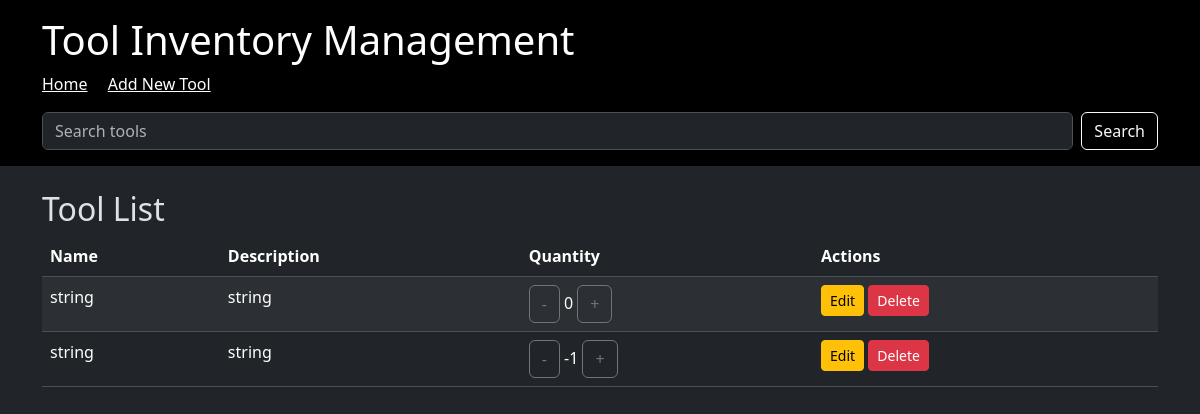
/, run on an earlier commit of the app's database.
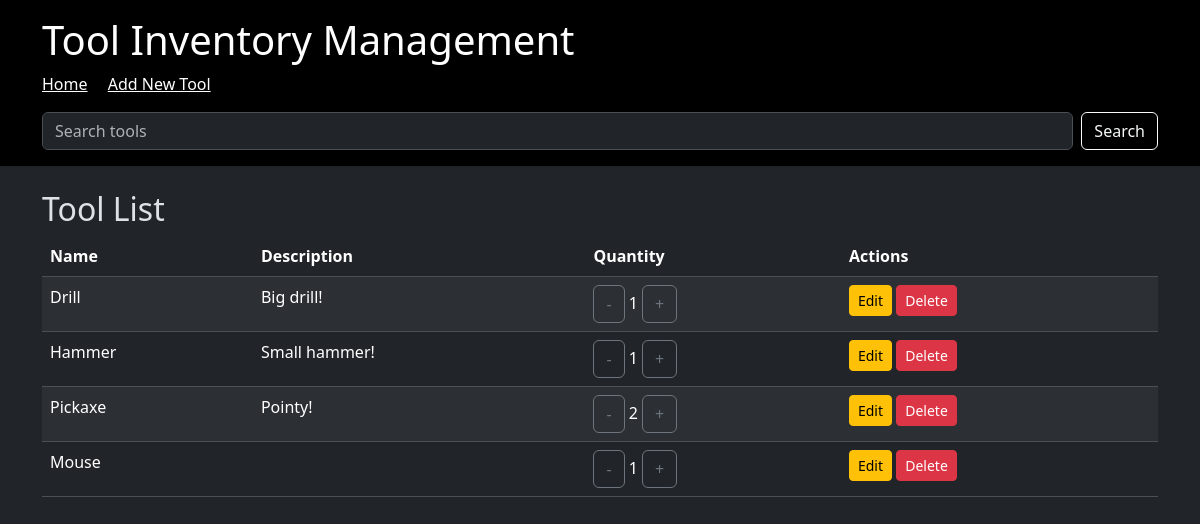
And on a later commit of the database.
### src/tool_inventory/models.py (models this page shows)
class Tool(SQLModel, table=True):
    id: UUID = Field(default_factory=uuid4, primary_key=True)
    name: str = Field(index=True, nullable=False, min_length=1)
    quantity: int = Field(default=0, ge=0)
    description: str = ""
    image: str = ""

### src/tool_inventory/routers/webapp.py (the view)
@router.get("/")
async def web_read_tools(
    request: Request,
) -> HTMLResponse:
    with Session(engine) as session:
        db = Database(session)
        tools = db.get_tools()
        return templates.TemplateResponse(
            "index.html",
            {"request": request, "tools": tools},
        )

### src/tool_inventory/templates/index.html (shortened to what this page needs)
{% extends "base.html" %}
{% block content %}
    <h2>Tool List</h2>
    <table class="table table-striped">
        <thead>
            <tr>
                <th>Name</th>
                <th>Description</th>
                <th>Quantity</th>
                <th>Actions</th>
            </tr>
        </thead>
        <tbody>
            {% for tool in tools %}
                <tr id="tool-{{ tool.id }}">
                    <td>{{ tool.name }}</td>
                    <td>{{ tool.description }}</td>
                    <td>
                        <form action="{{ url_for('web_update_quantity', tool_id=tool.id) }}" method="post" target="quantity-iframe-{{ tool.id }}" style="display:inline;">
                            <button type="submit" name="action" value="decrement" class="btn btn-outline-secondary">-</button>
                            <span id="quantity-{{ tool.id }}">{{ tool.quantity }}</span>
                            <button type="submit" name="action" value="increment" class="btn btn-outline-secondary">+</button>
                        </form>
                    </td>
                    <td>
                        <a href="{{ url_for('web_edit_tool', tool_id=tool.id) }}" class="btn btn-sm btn-warning">Edit</a>
                        <form action="{{ url_for('web_delete_tool', tool_id=tool.id) }}" method="post" target="tool-delete-{{ tool.id }}" class="d-inline">
                            <button type="submit" class="btn btn-sm btn-danger">Delete</button>
                        </form>
                    </td>
                </tr>
            {% endfor %}
        </tbody>
    </table>
{% endblock %}

### src/tool_inventory/templates/base.html (shortened to what this page needs)
<!DOCTYPE html>
<html data-bs-theme="dark">
<head>
    <link href="{{ url_for('static', path='/bootstrap.min.css') }}" rel="stylesheet">
</head>
<body>
    <header class="bg-black text-white p-3">
        <div class="container">
            <h1>Tool Inventory Management</h1>
            <nav>
                <a href="{{ url_for('web_read_tools') }}" class="text-white me-3">Home</a>
                <a href="{{ url_for('web_create_tool_form') }}" class="text-white">Add New Tool</a>
            </nav>
            <form action="{{ url_for('web_search_tools') }}" method="get" class="d-flex mt-3">
                <input class="form-control me-2" type="search" name="query" placeholder="Search tools" aria-label="Search" value="{{ query if query else '' }}">
                <button class="btn btn-outline-light" type="submit">Search</button>
            </form>
        </div>
    </header>
    <main class="container mt-4">
        {% block content %}{% endblock %}
    </main>
</body>
</html>

What changed in the data, as far as the page shows it:
changed Tool: name "string" → "Drill"; description "string" → "Big drill!"; quantity "0" → "1"
changed Tool: name "string" → "Hammer"; description "string" → "Small hammer!"; quantity "-1" → "1"
added Tool: name "Pickaxe", description "Pointy!", quantity "2"
added Tool: name "Mouse", quantity "1"
